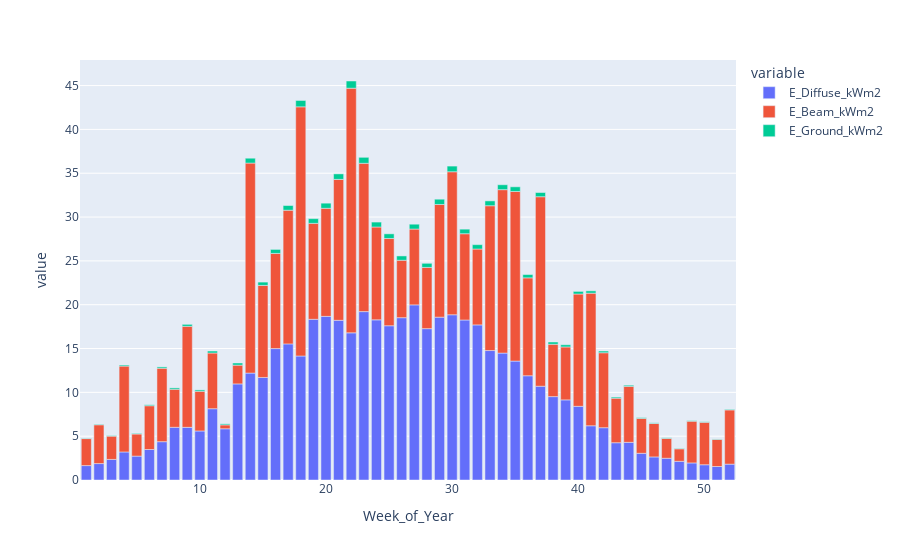

Notebook source saved alongside this figure:
### Code cell
px.bar(site.rad_data.weekly[["E_Diffuse_kWm2", "E_Beam_kWm2", "E_Ground_kWm2"]][:300])

### Figure 1 — Plotly figure (JSON) as saved in the notebook; plotly's stock layout.template omitted (floating-point values rounded to 4 significant figures)
{"data": [{"alignmentgroup": "True", "hovertemplate": "variable=E_Diffuse_kWm2<br>Week_of_Year=%{x}<br>value=%{y}<extra></extra>", "legendgroup": "E_Diffuse_kWm2", "marker": {"color": "#636efa", "pattern": {"shape": ""}}, "name": "E_Diffuse_kWm2", "offsetgroup": "E_Diffuse_kWm2", "orientation": "v", "showlegend": true, "textposition": "auto", "type": "bar", "x": [1, 2, 3, 4, 5, 6, 7, 8, 9, 10, 11, 12, 13, 14, 15, 16, 17, 18, 19, 20, 21, 22, 23, 24, 25, 26, 27, 28, 29, 30, 31, 32, 33, 34, 35, 36, 37, 38, 39, 40, 41, 42, 43, 44, 45, 46, 47, 48, 49, 50, 51, 52], "xaxis": "x", "y": [1.645, 1.874, 2.349, 3.2, 2.727, 3.48, 4.372, 6.013, 6.008, 5.595, 8.134, 5.845, 10.96, 12.2, 11.7, 14.99, 15.53, 14.15, 18.34, 18.67, 18.22, 16.79, 19.21, 18.27, 17.6, 18.52, 19.98, 17.27, 18.58, 18.85, 18.26, 17.7, 14.77, 14.48, 13.57, 11.89, 10.7, 9.513, 9.141, 8.409, 6.187, 5.968, 4.253, 4.298, 3.047, 2.632, 2.48, 2.132, 1.947, 1.741, 1.54, 1.808], "yaxis": "y"}, {"alignmentgroup": "True", "hovertemplate": "variable=E_Beam_kWm2<br>Week_of_Year=%{x}<br>value=%{y}<extra></extra>", "legendgroup": "E_Beam_kWm2", "marker": {"color": "#EF553B", "pattern": {"shape": ""}}, "name": "E_Beam_kWm2", "offsetgroup": "E_Beam_kWm2", "orientation": "v", "showlegend": true, "textposition": "auto", "type": "bar", "x": [1, 2, 3, 4, 5, 6, 7, 8, 9, 10, 11, 12, 13, 14, 15, 16, 17, 18, 19, 20, 21, 22, 23, 24, 25, 26, 27, 28, 29, 30, 31, 32, 33, 34, 35, 36, 37, 38, 39, 40, 41, 42, 43, 44, 45, 46, 47, 48, 49, 50, 51, 52], "xaxis": "x", "y": [3.079, 4.426, 2.658, 9.793, 2.52, 4.993, 8.381, 4.337, 11.53, 4.527, 6.354, 0.442, 2.141, 23.96, 10.51, 10.86, 15.25, 28.43, 10.95, 12.33, 16.08, 27.91, 16.92, 10.59, 9.956, 6.552, 8.651, 6.985, 12.86, 16.32, 9.841, 8.658, 16.52, 18.65, 19.35, 11.17, 21.62, 5.974, 6.04, 12.81, 15.13, 8.551, 5.082, 6.385, 3.981, 3.814, 2.27, 1.428, 4.764, 4.845, 3.096, 6.188], "yaxis": "y"}, {"alignmentgroup": "True", "hovertemplate": "variable=E_Ground_kWm2<br>Week_of_Year=%{x}<br>value=%{y}<extra></extra>", "legendgroup": "E_Ground_kWm2", "marker": {"color": "#00cc96", "pattern": {"shape": ""}}, "name": "E_Ground_kWm2", "offsetgroup": "E_Ground_kWm2", "orientation": "v", "showlegend": true, "textposition": "auto", "type": "bar", "x": [1, 2, 3, 4, 5, 6, 7, 8, 9, 10, 11, 12, 13, 14, 15, 16, 17, 18, 19, 20, 21, 22, 23, 24, 25, 26, 27, 28, 29, 30, 31, 32, 33, 34, 35, 36, 37, 38, 39, 40, 41, 42, 43, 44, 45, 46, 47, 48, 49, 50, 51, 52], "xaxis": "x", "y": [0.05, 0.064, 0.06, 0.122, 0.072, 0.108, 0.15, 0.158, 0.225, 0.156, 0.226, 0.12, 0.246, 0.554, 0.374, 0.457, 0.536, 0.724, 0.537, 0.584, 0.63, 0.82, 0.683, 0.561, 0.529, 0.493, 0.552, 0.47, 0.602, 0.647, 0.521, 0.497, 0.553, 0.56, 0.534, 0.378, 0.478, 0.255, 0.246, 0.298, 0.263, 0.195, 0.126, 0.132, 0.086, 0.078, 0.066, 0.053, 0.064, 0.06, 0.047, 0.067], "yaxis": "y"}], "layout": {"barmode": "relative", "legend": {"title": {"text": "variable"}, "tracegroupgap": 0}, "margin": {"t": 60}, "xaxis": {"anchor": "y", "domain": [0, 1], "title": {"text": "Week_of_Year"}}, "yaxis": {"anchor": "x", "domain": [0, 1], "title": {"text": "value"}}}}
